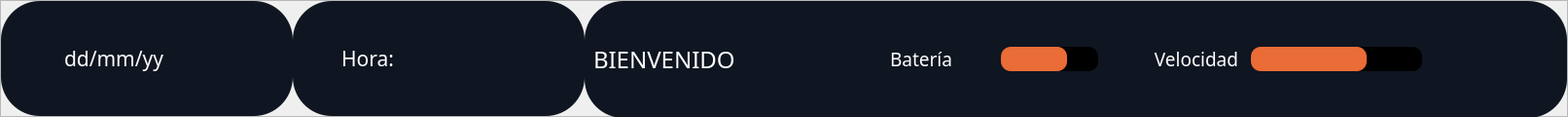
        <widget class="QFrame" name="frame_24">
         <property name="minimumSize">
          <size>
           <width>0</width>
           <height>120</height>
          </size>
         </property>
         <property name="maximumSize">
          <size>
           <width>16777215</width>
           <height>120</height>
          </size>
         </property>
         <property name="frameShape">
          <enum>QFrame::StyledPanel</enum>
         </property>
         <property name="frameShadow">
          <enum>QFrame::Raised</enum>
         </property>
         <layout class="QHBoxLayout" name="horizontalLayout_22">
          <property name="spacing">
           <number>0</number>
          </property>
          <property name="leftMargin">
           <number>0</number>
          </property>
          <property name="topMargin">
           <number>0</number>
          </property>
          <property name="rightMargin">
           <number>0</number>
          </property>
          <property name="bottomMargin">
           <number>0</number>
          </property>
          <item>
           <widget class="QFrame" name="horizontalFrame">
            <property name="minimumSize">
             <size>
              <width>300</width>
              <height>0</height>
             </size>
            </property>
            <property name="maximumSize">
             <size>
              <width>300</width>
              <height>16777215</height>
             </size>
            </property>
            <property name="styleSheet">
             <string notr="true">background-color: #0F1621;
border-radius: 40px;
border: none;</string>
            </property>
            <layout class="QHBoxLayout" name="horizontalLayout_30">
             <item>
              <widget class="QPushButton" name="btn_document_4">
               <property name="minimumSize">
                <size>
                 <width>50</width>
                 <height>50</height>
                </size>
               </property>
               <property name="maximumSize">
                <size>
                 <width>50</width>
                 <height>16777215</height>
                </size>
               </property>
               <property name="font">
                <font>
                 <pointsize>10</pointsize>
                 <weight>75</weight>
                 <bold>true</bold>
                </font>
               </property>
               <property name="styleSheet">
                <string notr="true"/>
               </property>
               <property name="text">
                <string/>
               </property>
               <property name="icon">
                <iconset>
                 <normaloff>iconos/calendar.svg</normaloff>iconos/calendar.svg</iconset>
               </property>
               <property name="iconSize">
                <size>
                 <width>30</width>
                 <height>30</height>
                </size>
               </property>
              </widget>
             </item>
             <item>
              <widget class="QLabel" name="dateLabel">
               <property name="maximumSize">
                <size>
                 <width>250</width>
                 <height>16777215</height>
                </size>
               </property>
               <property name="font">
                <font>
                 <family>Segoe UI Variable</family>
                 <pointsize>16</pointsize>
                </font>
               </property>
               <property name="autoFillBackground">
                <bool>false</bool>
               </property>
               <property name="styleSheet">
                <string notr="true">color:rgb(255, 255, 255)</string>
               </property>
               <property name="text">
                <string>dd/mm/yy</string>
               </property>
               <property name="alignment">
                <set>Qt::AlignLeading|Qt::AlignLeft|Qt::AlignVCenter</set>
               </property>
              </widget>
             </item>
            </layout>
           </widget>
          </item>
          <item>
           <widget class="QFrame" name="horizontalFrame">
            <property name="minimumSize">
             <size>
              <width>300</width>
              <height>0</height>
             </size>
            </property>
            <property name="maximumSize">
             <size>
              <width>300</width>
              <height>16777215</height>
             </size>
            </property>
            <property name="styleSheet">
             <string notr="true">background-color: #0F1621;
border-radius: 40px;
border: none;</string>
            </property>
            <layout class="QHBoxLayout" name="horizontalLayout_21">
             <item>
              <widget class="QLabel" name="horaLabel">
               <property name="maximumSize">
                <size>
                 <width>200</width>
                 <height>16777215</height>
                </size>
               </property>
               <property name="font">
                <font>
                 <family>Segoe UI Variable</family>
                 <pointsize>16</pointsize>
                </font>
               </property>
               <property name="autoFillBackground">
                <bool>false</bool>
               </property>
               <property name="styleSheet">
                <string notr="true">color:rgb(255, 255, 255)</string>
               </property>
               <property name="text">
                <string>Hora:</string>
               </property>
               <property name="alignment">
                <set>Qt::AlignLeading|Qt::AlignLeft|Qt::AlignVCenter</set>
               </property>
              </widget>
             </item>
            </layout>
           </widget>
          </item>
          <item>
           <widget class="QFrame" name="horizontalFrame">
            <property name="sizePolicy">
             <sizepolicy hsizetype="Preferred" vsizetype="Preferred">
              <horstretch>0</horstretch>
              <verstretch>120</verstretch>
             </sizepolicy>
            </property>
            <property name="minimumSize">
             <size>
              <width>300</width>
              <height>120</height>
             </size>
            </property>
            <property name="maximumSize">
             <size>
              <width>16777215</width>
              <height>16777215</height>
             </size>
            </property>
            <property name="styleSheet">
             <string notr="true">background-color: #0F1621;
border-radius: 40px;
border: none;</string>
            </property>
            <layout class="QHBoxLayout" name="horizontalLayout_11">
             <item>
              <widget class="QLabel" name="label_45">
               <property name="maximumSize">
                <size>
                 <width>200</width>
                 <height>16777215</height>
                </size>
               </property>
               <property name="font">
                <font>
                 <family>Segoe UI Variable Small</family>
                 <pointsize>18</pointsize>
                 <weight>50</weight>
                 <bold>false</bold>
                </font>
               </property>
               <property name="styleSheet">
                <string notr="true">color: rgb(255,255,255);
</string>
               </property>
               <property name="text">
                <string>BIENVENIDO</string>
               </property>
              </widget>
             </item>
             <item>
              <spacer name="horizontalSpacer">
               <property name="orientation">
                <enum>Qt::Horizontal</enum>
               </property>
               <property name="sizeHint" stdset="0">
                <size>
                 <width>40</width>
                 <height>20</height>
                </size>
               </property>
              </spacer>
             </item>
             <item>
              <widget class="QWidget" name="widget" native="true">
               <property name="minimumSize">
                <size>
                 <width>800</width>
                 <height>0</height>
                </size>
               </property>
               <property name="maximumSize">
                <size>
                 <width>700</width>
                 <height>16777215</height>
                </size>
               </property>
               <layout class="QHBoxLayout" name="horizontalLayout_71">
                <item>
                 <widget class="QWidget" name="verticalWidget_4" native="true">
                  <property name="minimumSize">
                   <size>
                    <width>300</width>
                    <height>0</height>
                   </size>
                  </property>
                  <property name="maximumSize">
                   <size>
                    <width>300</width>
                    <height>16777215</height>
                   </size>
                  </property>
                  <layout class="QHBoxLayout" name="horizontalLayout_68">
                   <item>
                    <widget class="QLabel" name="label_bateria">
                     <property name="minimumSize">
                      <size>
                       <width>200</width>
                       <height>0</height>
                      </size>
                     </property>
                     <property name="maximumSize">
                      <size>
                       <width>200</width>
                       <height>25</height>
                      </size>
                     </property>
                     <property name="font">
                      <font>
                       <family>Segoe UI Variable</family>
                       <pointsize>14</pointsize>
                      </font>
                     </property>
                     <property name="styleSheet">
                      <string notr="true">color:rgb(255, 255, 255)</string>
                     </property>
                     <property name="text">
                      <string>Batería</string>
                     </property>
                     <property name="alignment">
                      <set>Qt::AlignCenter</set>
                     </property>
                    </widget>
                   </item>
                   <item>
                    <widget class="QProgressBar" name="progressBar_bateria">
                     <property name="sizePolicy">
                      <sizepolicy hsizetype="Preferred" vsizetype="Minimum">
                       <horstretch>0</horstretch>
                       <verstretch>0</verstretch>
                      </sizepolicy>
                     </property>
                     <property name="minimumSize">
                      <size>
                       <width>100</width>
                       <height>20</height>
                      </size>
                     </property>
                     <property name="maximumSize">
                      <size>
                       <width>200</width>
                       <height>25</height>
                      </size>
                     </property>
                     <property name="styleSheet">
                      <string notr="true">QProgressBar
{
border: solid grey;
border-radius: 10px;
background-color:rgb(0, 0, 0);
color: black;
}
QProgressBar::chunk 
{
background-color: #EA6C36;
border-radius :10px;
}
QProgressBar::font
{
color:rgb(255, 255, 255)
}</string>
                     </property>
                     <property name="value">
                      <number>68</number>
                     </property>
                     <property name="alignment">
                      <set>Qt::AlignCenter</set>
                     </property>
                     <property name="format">
                      <string notr="true"/>
                     </property>
                    </widget>
                   </item>
                  </layout>
                 </widget>
                </item>
                <item>
                 <widget class="QWidget" name="verticalWidget_5" native="true">
                  <property name="minimumSize">
                   <size>
                    <width>300</width>
                    <height>0</height>
                   </size>
                  </property>
                  <property name="maximumSize">
                   <size>
                    <width>300</width>
                    <height>16777215</height>
                   </size>
                  </property>
                  <layout class="QHBoxLayout" name="horizontalLayout_69">
                   <item>
                    <widget class="QLabel" name="label_velocidad">
                     <property name="minimumSize">
                      <size>
                       <width>100</width>
                       <height>0</height>
                      </size>
                     </property>
                     <property name="maximumSize">
                      <size>
                       <width>100</width>
                       <height>25</height>
                      </size>
                     </property>
                     <property name="font">
                      <font>
                       <family>Segoe UI Variable</family>
                       <pointsize>14</pointsize>
                      </font>
                     </property>
                     <property name="styleSheet">
                      <string notr="true">color:rgb(255, 255, 255)</string>
                     </property>
                     <property name="text">
                      <string>Velocidad</string>
                     </property>
                     <property name="alignment">
                      <set>Qt::AlignCenter</set>
                     </property>
                    </widget>
                   </item>
                   <item>
                    <widget class="QProgressBar" name="progressBar_velocidad">
                     <property name="sizePolicy">
                      <sizepolicy hsizetype="Preferred" vsizetype="Minimum">
                       <horstretch>0</horstretch>
                       <verstretch>0</verstretch>
                      </sizepolicy>
                     </property>
                     <property name="minimumSize">
                      <size>
                       <width>100</width>
                       <height>20</height>
                      </size>
                     </property>
                     <property name="maximumSize">
                      <size>
                       <width>200</width>
                       <height>25</height>
                      </size>
                     </property>
                     <property name="styleSheet">
                      <string notr="true">QProgressBar
{
border: solid grey;
border-radius: 10px;
background-color:rgb(0, 0, 0);
color: black;
}
QProgressBar::chunk 
{
background-color: #EA6C36;
border-radius :10px;
}
QProgressBar::font
{
color:rgb(255, 255, 255)
}</string>
                     </property>
                     <property name="value">
                      <number>68</number>
                     </property>
                     <property name="alignment">
                      <set>Qt::AlignCenter</set>
                     </property>
                     <property name="format">
                      <string notr="true"/>
                     </property>
                    </widget>
                   </item>
                  </layout>
                 </widget>
                </item>
                <item>
                 <widget class="QPushButton" name="close_window_button">
                  <property name="minimumSize">
                   <size>
                    <width>60</width>
                    <height>60</height>
                   </size>
                  </property>
                  <property name="maximumSize">
                   <size>
                    <width>60</width>
                    <height>60</height>
                   </size>
                  </property>
                  <property name="styleSheet">
                   <string notr="true">QPushButton {
	border: none;
	background-color: transparent;
	border-radius: 10px;
	color: rgb(255, 255, 255)
}

QPushButton:hover {
	border: none;
	background-color: rgb(255, 0, 0);
	border-radius: 10px;
	color: rgb(255, 255, 255)
}</string>
                  </property>
                  <property name="text">
                   <string/>
                  </property>
                  <property name="icon">
                   <iconset>
                    <normaloff>iconos/close_logo.png</normaloff>iconos/close_logo.png</iconset>
                  </property>
                  <property name="iconSize">
                   <size>
                    <width>60</width>
                    <height>60</height>
                   </size>
                  </property>
                 </widget>
                </item>
               </layout>
              </widget>
             </item>
            </layout>
           </widget>
          </item>
         </layout>
        </widget>
